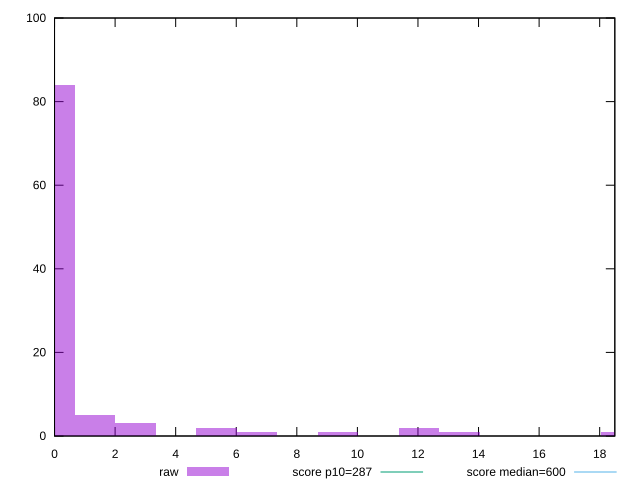

This chart was generated by the following gnuplot code:
reset

$raw <<EOF
5.349446163895758 2
0 84
1.3373615409739394 5
6.686807704869697 1
2.674723081947879 3
12.036253868765455 2
18.723061573635153 1
9.361530786817577 1
13.373615409739394 1
EOF

set key outside below
set boxwidth 1.3373615409739394
set xrange [0:18.5]
set yrange [0:100]
set trange [0:100]
set style fill transparent solid 0.5 noborder

set parametric
set terminal svg size 640, 490 enhanced background rgb 'white'
set output "report_00009_2021-02-08T22-37-41.559Z/total-blocking-time/samples/pages+cached+noadtech+nomedia+nocss/raw/histogram.svg"

plot $raw title "raw" with boxes, \
     287,t title "score p10=287", \
     600,t title "score median=600"

reset
